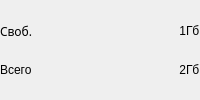
          <widget class="QWidget" name="cardInfoPage">
           <property name="styleSheet">
            <string notr="true"/>
           </property>
           <layout class="QGridLayout" name="gridLayout_10">
            <property name="margin">
             <number>0</number>
            </property>
            <property name="spacing">
             <number>0</number>
            </property>
            <item row="0" column="0">
             <widget class="QWidget" name="cardInfoWidget" native="true">
              <property name="sizePolicy">
               <sizepolicy hsizetype="Expanding" vsizetype="Expanding">
                <horstretch>0</horstretch>
                <verstretch>0</verstretch>
               </sizepolicy>
              </property>
              <property name="styleSheet">
               <string notr="true"/>
              </property>
              <layout class="QGridLayout" name="gridLayout">
               <property name="margin">
                <number>0</number>
               </property>
               <property name="spacing">
                <number>0</number>
               </property>
               <item row="0" column="0">
                <widget class="QLabel" name="captionFree">
                 <property name="sizePolicy">
                  <sizepolicy hsizetype="Preferred" vsizetype="Fixed">
                   <horstretch>0</horstretch>
                   <verstretch>0</verstretch>
                  </sizepolicy>
                 </property>
                 <property name="font">
                  <font>
                   <family>Sans Serif</family>
                  </font>
                 </property>
                 <property name="styleSheet">
                  <string notr="true"/>
                 </property>
                 <property name="text">
                  <string>Своб.</string>
                 </property>
                </widget>
               </item>
               <item row="0" column="1">
                <widget class="QLabel" name="valueFree">
                 <property name="sizePolicy">
                  <sizepolicy hsizetype="Expanding" vsizetype="Fixed">
                   <horstretch>0</horstretch>
                   <verstretch>0</verstretch>
                  </sizepolicy>
                 </property>
                 <property name="text">
                  <string notr="true">1</string>
                 </property>
                 <property name="alignment">
                  <set>Qt::AlignRight|Qt::AlignTrailing|Qt::AlignVCenter</set>
                 </property>
                </widget>
               </item>
               <item row="0" column="2">
                <widget class="QLabel" name="measureFree">
                 <property name="sizePolicy">
                  <sizepolicy hsizetype="Fixed" vsizetype="Fixed">
                   <horstretch>0</horstretch>
                   <verstretch>0</verstretch>
                  </sizepolicy>
                 </property>
                 <property name="text">
                  <string>Гб</string>
                 </property>
                </widget>
               </item>
               <item row="1" column="0">
                <widget class="QLabel" name="captionTotal">
                 <property name="sizePolicy">
                  <sizepolicy hsizetype="Preferred" vsizetype="Fixed">
                   <horstretch>0</horstretch>
                   <verstretch>0</verstretch>
                  </sizepolicy>
                 </property>
                 <property name="minimumSize">
                  <size>
                   <width>0</width>
                   <height>14</height>
                  </size>
                 </property>
                 <property name="text">
                  <string>Всего</string>
                 </property>
                </widget>
               </item>
               <item row="1" column="1">
                <widget class="QLabel" name="valueTotal">
                 <property name="sizePolicy">
                  <sizepolicy hsizetype="Expanding" vsizetype="Fixed">
                   <horstretch>0</horstretch>
                   <verstretch>0</verstretch>
                  </sizepolicy>
                 </property>
                 <property name="text">
                  <string notr="true">2</string>
                 </property>
                 <property name="alignment">
                  <set>Qt::AlignRight|Qt::AlignTrailing|Qt::AlignVCenter</set>
                 </property>
                </widget>
               </item>
               <item row="1" column="2">
                <widget class="QLabel" name="measureTotal">
                 <property name="sizePolicy">
                  <sizepolicy hsizetype="Fixed" vsizetype="Fixed">
                   <horstretch>0</horstretch>
                   <verstretch>0</verstretch>
                  </sizepolicy>
                 </property>
                 <property name="text">
                  <string>Гб</string>
                 </property>
                </widget>
               </item>
              </layout>
             </widget>
            </item>
           </layout>
          </widget>
